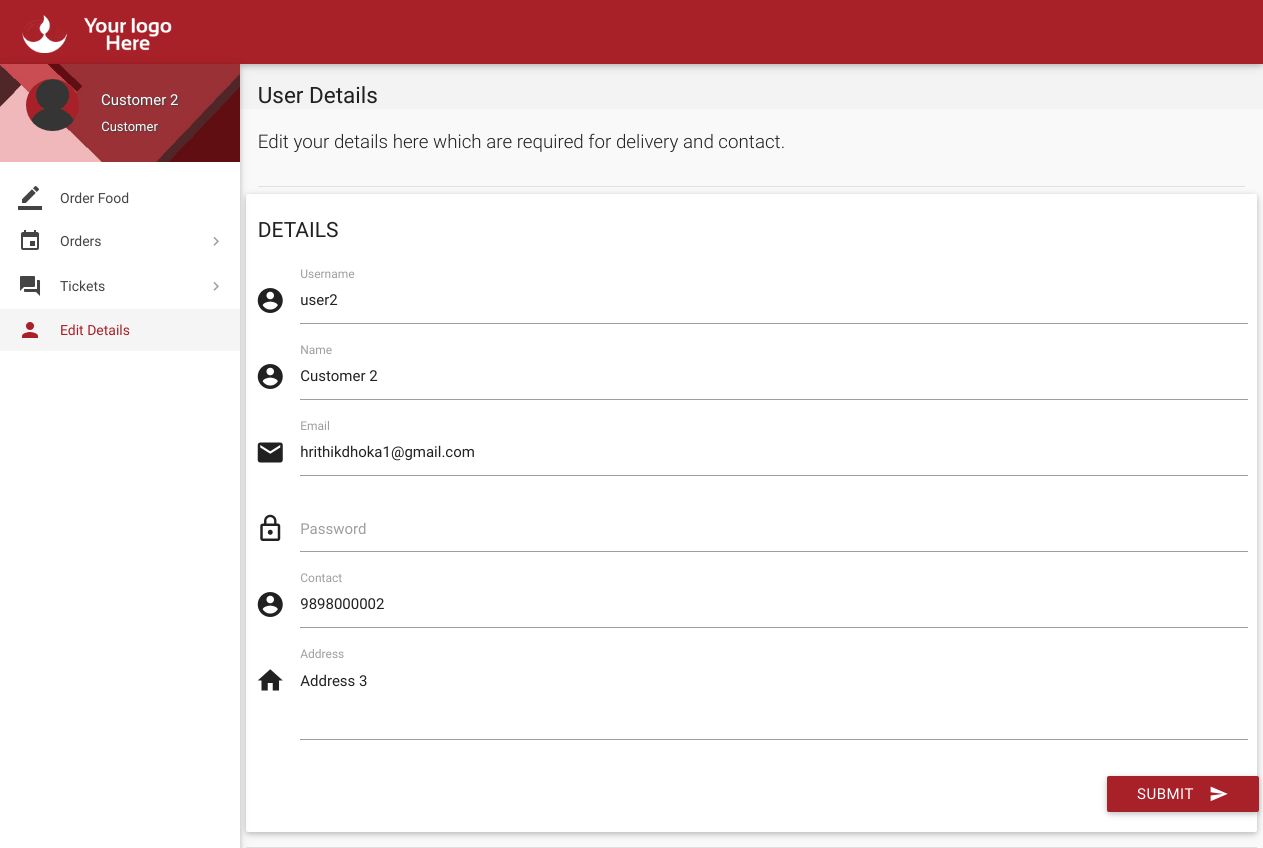
/details.php (signed in), run on the app's committed database.
### tables this page shows
CREATE TABLE `users` (
  `id` int(11) NOT NULL,
  `role` varchar(15) NOT NULL DEFAULT 'Customer',
  `name` varchar(15) NOT NULL,
  `username` varchar(10) NOT NULL,
  `password` varchar(16) NOT NULL,
  `email` varchar(35) NULL,
  `address` varchar(300) NULL,
  `contact` bigint(11) NOT NULL,
  `verified` tinyint(1) NOT NULL DEFAULT '0',
  `deleted` tinyint(4) NOT NULL DEFAULT '0'
);

### includes/connect.php (called while the page is built, shortened)
<?php
$role = $_SESSION['role'];
?>

### details.php (the view, shortened to what this page needs)
<?php
include 'includes/connect.php';
$user_id = $_SESSION['user_id'];
$result = mysqli_query($con, "SELECT * FROM users where id = $user_id");
while($row = mysqli_fetch_array($result)){
$name = $row['name'];
$address = $row['address'];
$contact = $row['contact'];
$email = $row['email'];
$username = $row['username'];
}
	if($_SESSION['customer_sid']==session_id())
	{
		?>
<!DOCTYPE html>
<html lang="en">
<head>
  <link href="css/materialize.min.css" type="text/css" rel="stylesheet" media="screen,projection">
  <link href="css/style.min.css" type="text/css" rel="stylesheet" media="screen,projection">
  <link href="css/custom/custom.min.css" type="text/css" rel="stylesheet" media="screen,projection">
  <link href="js/plugins/perfect-scrollbar/perfect-scrollbar.css" type="text/css" rel="stylesheet" media="screen,projection">
</head>
<body>
  <header id="header" class="page-topbar">
        <div class="navbar-fixed">
            <nav class="navbar-color">
                <div class="nav-wrapper">
                    <ul class="left">
                      <li><h1 class="logo-wrapper"><a href="index.php" class="brand-logo darken-1"><img src="images/materialize-logo.png" alt="logo"></a> <span class="logo-text">Logo</span></h1></li>
                    </ul>
                </div>
            </nav>
        </div>
  </header>
  <div id="main">
    <div class="wrapper">
      <aside id="left-sidebar-nav">
        <ul id="slide-out" class="side-nav fixed leftside-navigation">
            <li class="user-details cyan darken-2">
            <div class="row">
                <div class="col col s4 m4 l4">
                    <img src="images/avatar.jpg" alt="" class="circle responsive-img valign profile-image">
                </div>
                <div class="col col s8 m8 l8">
                    <a class="btn-flat dropdown-button waves-effect waves-light white-text profile-btn" href="#" data-activates="profile-dropdown"><?php echo $name;?> <i class="mdi-navigation-arrow-drop-down right"></i></a>
                    <p class="user-roal"><?php echo $role;?></p>
                </div>
            </div>
            </li>
            <li class="bold"><a href="index.php" class="waves-effect waves-cyan"><i class="mdi-editor-border-color"></i> Order Food</a>
            </li>
                <li class="no-padding">
                    <ul class="collapsible collapsible-accordion">
                        <li class="bold"><a class="collapsible-header waves-effect waves-cyan"><i class="mdi-editor-insert-invitation"></i> Orders</a>
                        </li>
                    </ul>
                </li>
                <li class="no-padding">
                    <ul class="collapsible collapsible-accordion">
                        <li class="bold"><a class="collapsible-header waves-effect waves-cyan"><i class="mdi-action-question-answer"></i> Tickets</a>
                        </li>
                    </ul>
                </li>
            <li class="bold active"><a href="details.php" class="waves-effect waves-cyan"><i class="mdi-social-person"></i> Edit Details</a>
            </li>
        </ul>
        </aside>
      <section id="content">
        <div id="breadcrumbs-wrapper">
          <div class="container">
            <div class="row">
              <div class="col s12 m12 l12">
                <h5 class="breadcrumbs-title">User Details</h5>
              </div>
            </div>
          </div>
        </div>
        <div class="container">
          <p class="caption">Edit your details here which are required for delivery and contact.</p>
          <div class="divider"></div>
            <div class="row">
              <div class="col s12 m4 l3">
                <h4 class="header">Details</h4>
              </div>
<div>
                <div class="card-panel">
                  <div class="row">
                    <form class="formValidate" id="formValidate" method="post" action="routers/details-router.php" novalidate="novalidate"class="col s12">
                      <div class="row">
                        <div class="input-field col s12">
                          <i class="mdi-action-account-circle prefix"></i>
                          <input name="username" id="username" type="text" value="<?php echo $username;?>" data-error=".errorTxt1">
                          <label for="username" class="">Username</label>
                        </div>
                      </div>
                      <div class="row">
                        <div class="input-field col s12">
                          <i class="mdi-action-account-circle prefix"></i>
                          <input name="name" id="name" type="text" value="<?php echo $name;?>" data-error=".errorTxt2">
                          <label for="name" class="">Name</label>
                        </div>
                      </div>
                      <div class="row">
                        <div class="input-field col s12">
                          <i class="mdi-communication-email prefix"></i>
                          <input name="email" id="email" type="email" value="<?php echo $email;?>" data-error=".errorTxt3">
                          <label for="email" class="">Email</label>
                        </div>
                      </div>
                      <div class="row">
                        <div class="input-field col s12">
                          <i class="mdi-action-lock-outline prefix"></i>
                          <input name="password" id="password" type="password" data-error=".errorTxt4">
                          <label for="password" class="">Password</label>
                        </div>
                      </div>
                      <div class="row">
                        <div class="input-field col s12">
                          <i class="mdi-action-account-circle prefix"></i>
                          <input name="phone" id="phone" type="number" value="<?php echo $contact;?>" data-error=".errorTxt5">
                          <label for="phone" class="">Contact</label>
                        </div>
                      </div>
                      <div class="row">
                        <div class="input-field col s12">
                          <i class="mdi-action-home prefix"></i>
                          <textarea name="address" id="address" class="materialize-textarea validate" data-error=".errorTxt6"><?php echo $address;?></textarea>
                          <label for="address" class="">Address</label>
                        </div>
                        <div class="row">
                          <div class="input-field col s12">
                            <button class="btn cyan waves-effect waves-light right" type="submit" name="action">Submit
                              <i class="mdi-content-send right"></i>
                            </button>
                          </div>
                        </div>
                      </div>
                    </form>
                  </div>
                </div>
              </div>
          </div>
      </section>
    </div>
  </div>
</body>
</html>
<?php
	}
?>

### details.php (style rules this page uses)
.input-field label.active { width:100%; }

### data on the page
users: name "Customer 2", username "user2", email "hrithikdhoka1@gmail.com", phone "9898000002", address "Address 3"

### other printed values
$role "Customer"
